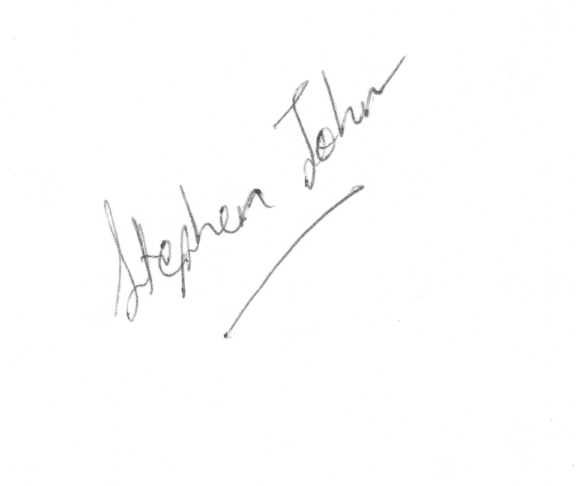
#> input picture dataset/Ivan/forgeries_37_2.png, 576 x 486 px
$ python -i main.py   (imports and definitions only)
#> lines starting #> are read from the running program, lines starting #| are printed output that depends on the picture; after the words box and inside, x2 and y2 are one past the last pixel; in counts of white or black regions, pixels touching at a corner belong together
import cv2
import numpy as np
import os
from skimage.metrics import structural_similarity as ssim
from skimage.metrics import mean_squared_error as mse
import matplotlib.pyplot as plt
import seaborn as sns
from sklearn.metrics import confusion_matrix, classification_report, accuracy_score
import sqlite3
import time

# ==========================================
# КОНФИГУРАЦИЯ
# ==========================================
CONFIG = {
    # Размер за нормализация на подписите
    'target_size': (300, 150),

    # Тежести за комбиниран score (SSIM + MSE)
    'ssim_weight': 0.85,
    'mse_weight': 0.15,

    # MSE нормализация (максимална очаквана MSE стойност)
    'mse_max': 10000.0,

    # Праг за "непознат потребител" (под него = UNKNOWN)
    'unknown_threshold': 0.65,

    # Морфологични ядра
    'closing_kernel': (7, 7),
    'closing_iterations': 3,
    'opening_kernel': (3, 3),
    'opening_iterations': 1,


    # Разделение train/test
    'train_count': 10,
    'test_count': 10,

    # База данни
    'db_name': 'signatures_system.db',

    # Изходна папка за графики
    'output_dir': 'results'
}


# ==========================================
# 1. БАЗА ДАННИ (SQLite)
# ==========================================
# [52 lines left out: functions init_db, log_result, show_all_logs, not called in this run]


# ==========================================
# 2. ПРЕПРОЦЕСИНГ И СЕГМЕНТИРАНЕ
# ==========================================
def load_and_prepare(image_path):
    """Зарежда изображение, обработва алфа канал, връща сиво изображение."""
#> called with image_path = 'dataset/Ivan/forgeries_37_2.png'
    from PIL import Image

    if not os.path.exists(image_path):
        raise FileNotFoundError(f"Файлът не е намерен: {image_path}")

    pil_img = Image.open(image_path).convert('RGBA')
    img_np = np.array(pil_img)

    # Алфа смесване - прозрачен фон -> бял фон
    alpha = img_np[:, :, 3:4] / 255.0
#> alpha: shape (486, 576, 1) float64; every value is 1
    rgb = img_np[:, :, :3]
#> rgb is the input picture: shape (486, 576, 3); min 77, max 255, mean 253.4
    white = np.ones_like(rgb, dtype=np.uint8) * 255
    img_rgb = (rgb * alpha + white * (1 - alpha)).astype(np.uint8)

    img_gray = cv2.cvtColor(img_rgb, cv2.COLOR_RGB2GRAY)
    return img_gray


def segment_signature(img_gray):
    """Сегментира подписа: Otsu бинаризация + морфология + Bounding Box."""
    # Бинаризация по метода на Otsu
    _, thresh = cv2.threshold(img_gray, 0, 255, cv2.THRESH_BINARY_INV + cv2.THRESH_OTSU)
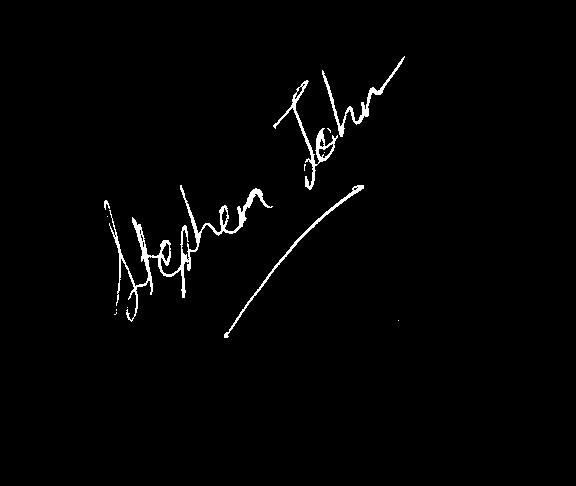
#> thresh: shape (486, 576); 1.5% white; 13 white regions (8 under 20 px), largest, box (x1, y1, x2, y2) and area: (109, 185, 273, 322) 2179, (273, 80, 338, 190) 806, (322, 56, 405, 137) 645, (224, 185, 364, 338) 596, (104, 200, 110, 210) 33

    # Морфологично затваряне (свързва фрагментирани щрихи)
    k_close = cv2.getStructuringElement(cv2.MORPH_RECT, CONFIG['closing_kernel'])
    closed = cv2.morphologyEx(thresh, cv2.MORPH_CLOSE, k_close, iterations=CONFIG['closing_iterations'])
#> closed: shape (486, 576); 3.5% white; 4 white regions (1 under 20 px), largest, box (x1, y1, x2, y2) and area: (104, 185, 273, 322) 6317, (273, 56, 405, 190) 2902, (224, 185, 364, 338) 605

    # Морфологично отваряне (премахва шум)
    k_open = cv2.getStructuringElement(cv2.MORPH_RECT, CONFIG['opening_kernel'])
    cleaned = cv2.morphologyEx(closed, cv2.MORPH_OPEN, k_open, iterations=CONFIG['opening_iterations'])
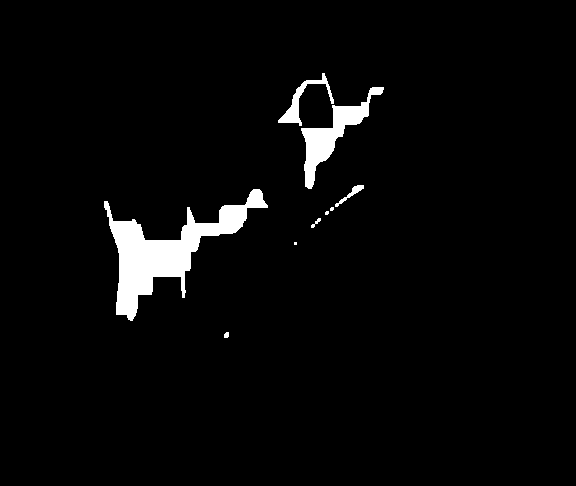
#> cleaned: shape (486, 576); 3.3% white; 9 white regions (3 under 20 px), largest, box (x1, y1, x2, y2) and area: (104, 189, 268, 321) 6244, (301, 87, 384, 189) 2153, (278, 73, 334, 126) 621, (335, 185, 364, 207) 144, (311, 218, 321, 228) 36, (224, 332, 229, 338) 26

    # Bounding Box
    coords = cv2.findNonZero(cleaned)
#> coords = contour of 9261 points, box (x1, y1, x2, y2) (104, 73, 384, 338), area 8765
    if coords is not None:
        x, y, w, h = cv2.boundingRect(coords)
#> x = 104; y = 73; w = 280; h = 265
        cropped_gray = img_gray[y:y+h, x:x+w]
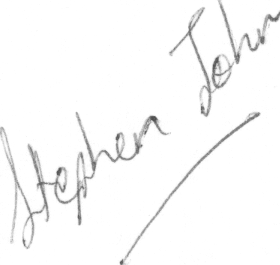
#> cropped_gray: shape (265, 280); min 77, max 255, mean 249
        cropped_bin = cleaned[y:y+h, x:x+w]
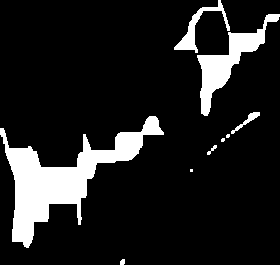
#> cropped_bin: shape (265, 280); 12.5% white; 9 white regions (3 under 20 px), largest, box (x1, y1, x2, y2) and area: (0, 116, 164, 248) 6244, (197, 14, 280, 116) 2153, (174, 0, 230, 53) 621, (231, 112, 260, 134) 144, (207, 145, 217, 155) 36, (120, 259, 125, 265) 26
        return cropped_gray, cropped_bin

    return img_gray, cleaned


def center_and_scale(img, target_size, bg_color=0):
#> called with target_size = (300, 150), bg_color = 255
    h, w = img.shape
#> h = 265; w = 280

    scale = min(target_size[0] / w, target_size[1] / h)
#> scale = 0.566
    new_w, new_h = int(w * scale), int(h * scale)
#> new_w = 158; new_h = 150

    resized = cv2.resize(img, (new_w, new_h))

    # Създаваме платното с искания цвят (черен=0, бял=255)
    canvas = np.full((target_size[1], target_size[0]), bg_color, dtype=np.uint8)

    x_offset = (target_size[0] - new_w) // 2
#> x_offset = 71
    y_offset = (target_size[1] - new_h) // 2
#> y_offset = 0

    canvas[y_offset:y_offset+new_h, x_offset:x_offset+new_w] = resized
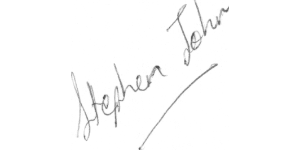
#> canvas: shape (150, 300); min 81, max 255, mean 251.9
    return canvas


def preprocess_signature(image_path):
    """
    Пълен pipeline: зареждане -> сегментиране -> нормализация.
    Връща: (math_img, vis_img)
      - math_img: изображение за математическо сравнение (SSIM/MSE)
      - vis_img: изображение за визуализация (оригинални сиви тонове)
    """
    target = CONFIG['target_size']

    img_gray = load_and_prepare(image_path)
    cropped_gray, cropped_bin = segment_signature(img_gray)

    # Визуално изображение (за документацията)
    vis_img = center_and_scale(cropped_gray, target, bg_color=255)
    math_img = center_and_scale(cropped_bin, target)
#> call 2 of center_and_scale, with target_size = (300, 150), bg_color = 0
#> in center_and_scale (call 2), `resized = cv2.resize(img, (new_w, new_h))`:
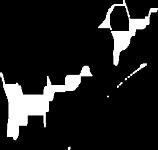
#> resized: shape (150, 158); min 0, max 255, mean 31.7
#> in center_and_scale (call 2), `canvas[y_offset:y_offset+new_h, x_offset:x_offset+new_w] = resized`:
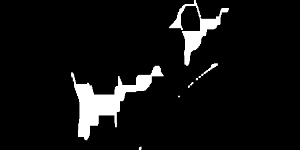
#> canvas: shape (150, 300); min 0, max 255, mean 16.7

    return math_img, vis_img


# ==========================================
# 3. КОМБИНИРАН SCORE (SSIM + MSE)
# ==========================================
# [428 lines left out: functions compute_combined_score, compare_against_profile, generate_comparison_plot, generate_ssim_heatmap, generate_confusion_matrix, generate_metrics_report and 2 more, not called in this run]


# [2 lines not run here, left out]

>>> result = preprocess_signature('dataset/Ivan/forgeries_37_2.png')

$ run again, on doc_example_BEST_MATCH.png
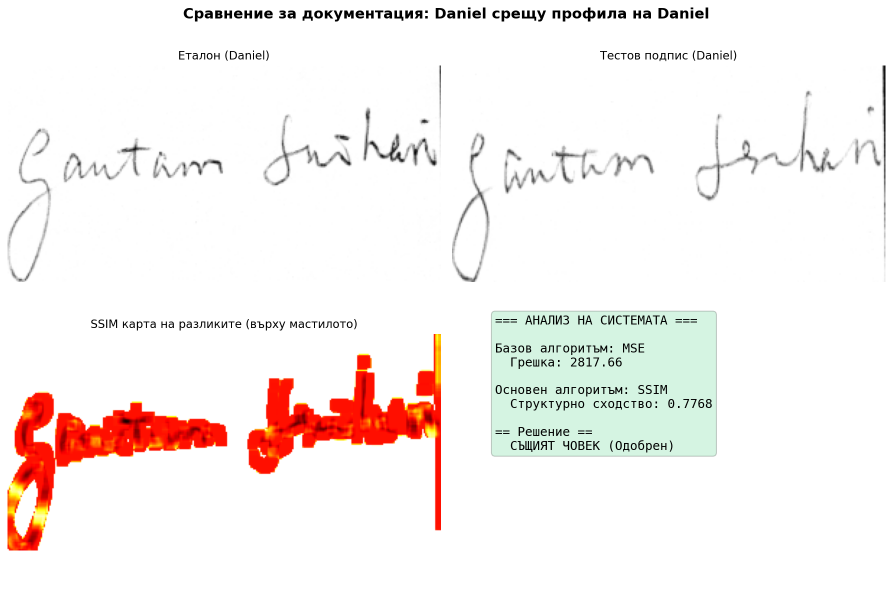
#> input picture doc_example_BEST_MATCH.png, 1785 x 1183 px (shown at 1/2 size)
#> in load_and_prepare, pil_img is the input picture: PIL image 1785x1183 RGBA; mean R, G, B, A 247.6, 240.8, 238.4, 255
#> alpha: shape (1183, 1785, 1) float64; every value is 1
#> in segment_signature, `_, thresh = cv2.threshold(img_gray, 0, 255, cv2.THRESH_BINARY_INV + cv..`:
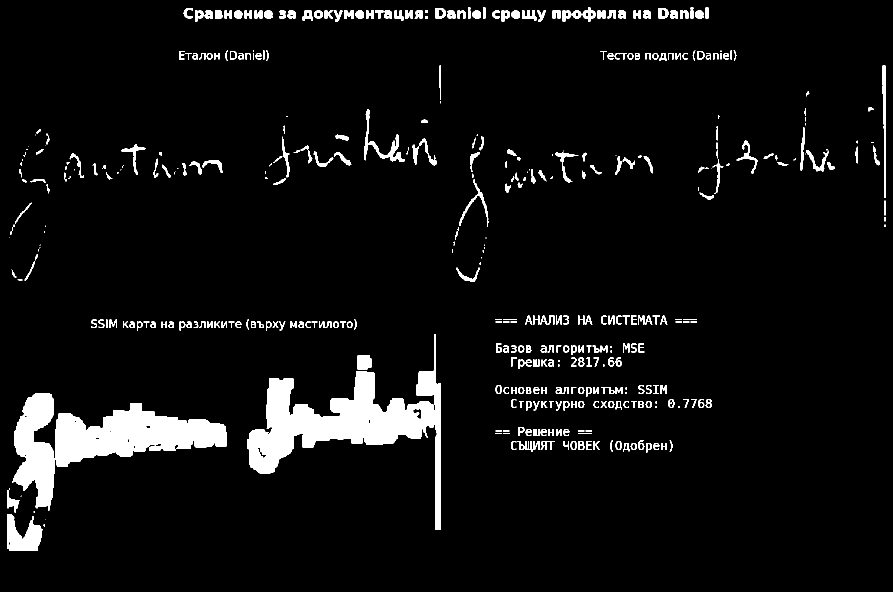
#> thresh: shape (1183, 1785) (shown at 1/2 size); 5.8% white; 436 white regions (88 under 20 px), largest, box (x1, y1, x2, y2) and area: (495, 668, 882, 1060) 38773, (24, 786, 454, 1022) 36938, (15, 1028, 86, 1101) 3207
#> closed: shape (1183, 1785); 8.4% white; 92 white regions (35 under 20 px), largest, box (x1, y1, x2, y2) and area: (495, 668, 882, 1060) 42423, (24, 786, 454, 1022) 38582, (367, 15, 1417, 43) 17377
#> cleaned: shape (1183, 1785); 8.4% white; 72 white regions (10 under 20 px), largest, box (x1, y1, x2, y2) and area: (495, 668, 882, 1060) 42423, (24, 786, 454, 1021) 38580, (367, 15, 1417, 43) 17377
#> coords = contour of 176564 points, box (x1, y1, x2, y2) (15, 15, 1771, 1101), area 328638
#> in segment_signature, `x, y, w, h = cv2.boundingRect(coords)`: x = 15; w = 1756; h = 1086
#> cropped_bin: shape (1086, 1756); 9.3% white; 72 white regions (10 under 20 px), largest, box (x1, y1, x2, y2) and area: (480, 653, 867, 1045) 42423, (9, 771, 439, 1006) 38580, (352, 0, 1402, 28) 17377
#> in center_and_scale (call 2), `canvas[y_offset:y_offset+new_h, x_offset:x_offset+new_w] = resized`:
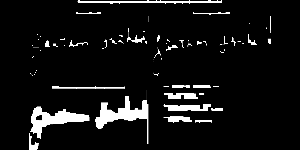
#> canvas: shape (150, 300); min 0, max 255, mean 18.6

$ run again, on doc_example_WORST_MISMATCH.png
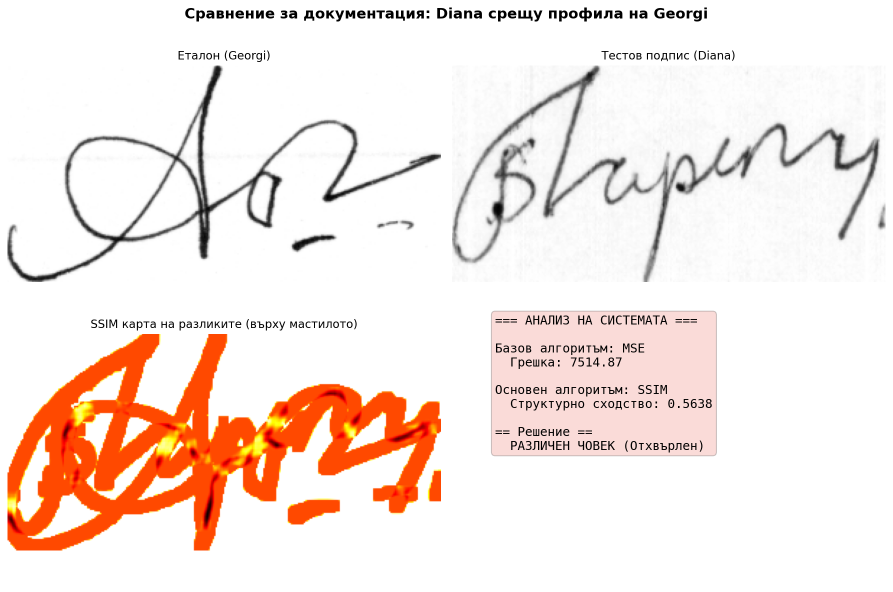
#> input picture doc_example_WORST_MISMATCH.png, 1785 x 1183 px (shown at 1/2 size)
#> in load_and_prepare, pil_img is the input picture: PIL image 1785x1183 RGBA; mean R, G, B, A 245.8, 231, 224.6, 255
#> alpha: shape (1183, 1785, 1) float64; every value is 1
#> in segment_signature, `_, thresh = cv2.threshold(img_gray, 0, 255, cv2.THRESH_BINARY_INV + cv..`:
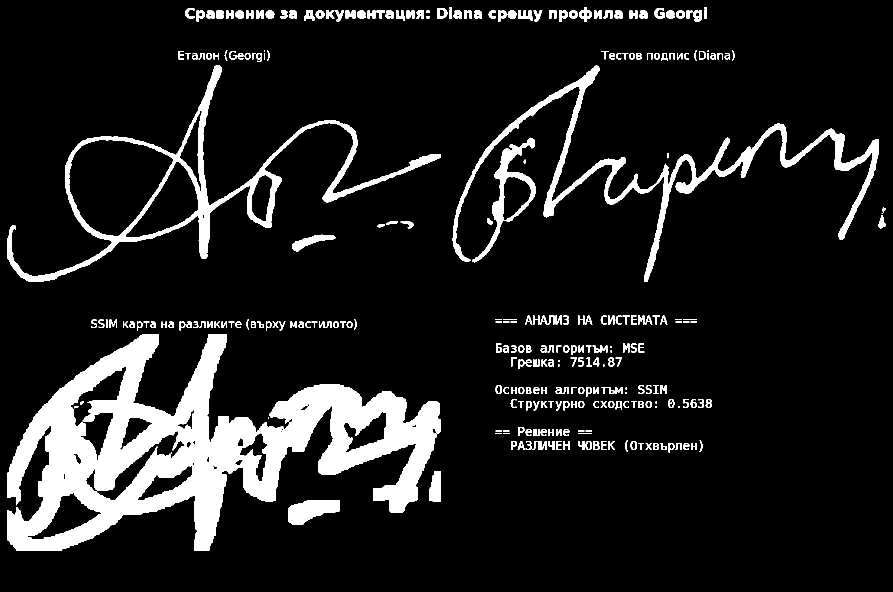
#> thresh: shape (1183, 1785) (shown at 1/2 size); 11.4% white; 292 white regions (15 under 20 px), largest, box (x1, y1, x2, y2) and area: (15, 668, 882, 1101) 147307, (15, 131, 882, 564) 26482, (904, 131, 1758, 564) 26289
#> closed: shape (1183, 1785); 14.4% white; 18 white regions, largest, box (x1, y1, x2, y2) and area: (15, 638, 882, 1101) 169918, (904, 131, 1758, 564) 37020, (15, 101, 882, 564) 32284
#> cleaned: shape (1183, 1785); 14.4% white; 19 white regions, largest, box (x1, y1, x2, y2) and area: (15, 639, 882, 1101) 169898, (904, 131, 1758, 564) 37002, (15, 101, 882, 564) 32282
#> coords = contour of 304666 points, box (x1, y1, x2, y2) (15, 15, 1771, 1101), area 69931
#> in segment_signature, `x, y, w, h = cv2.boundingRect(coords)`: x = 15; w = 1756; h = 1086
#> cropped_bin: shape (1086, 1756); 16% white; 19 white regions, largest, box (x1, y1, x2, y2) and area: (0, 624, 867, 1086) 169898, (889, 116, 1743, 549) 37002, (0, 86, 867, 549) 32282
#> in center_and_scale (call 2), `canvas[y_offset:y_offset+new_h, x_offset:x_offset+new_w] = resized`:
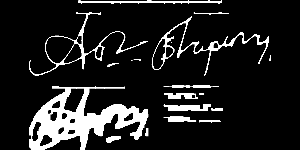
#> canvas: shape (150, 300); min 0, max 255, mean 32.7
